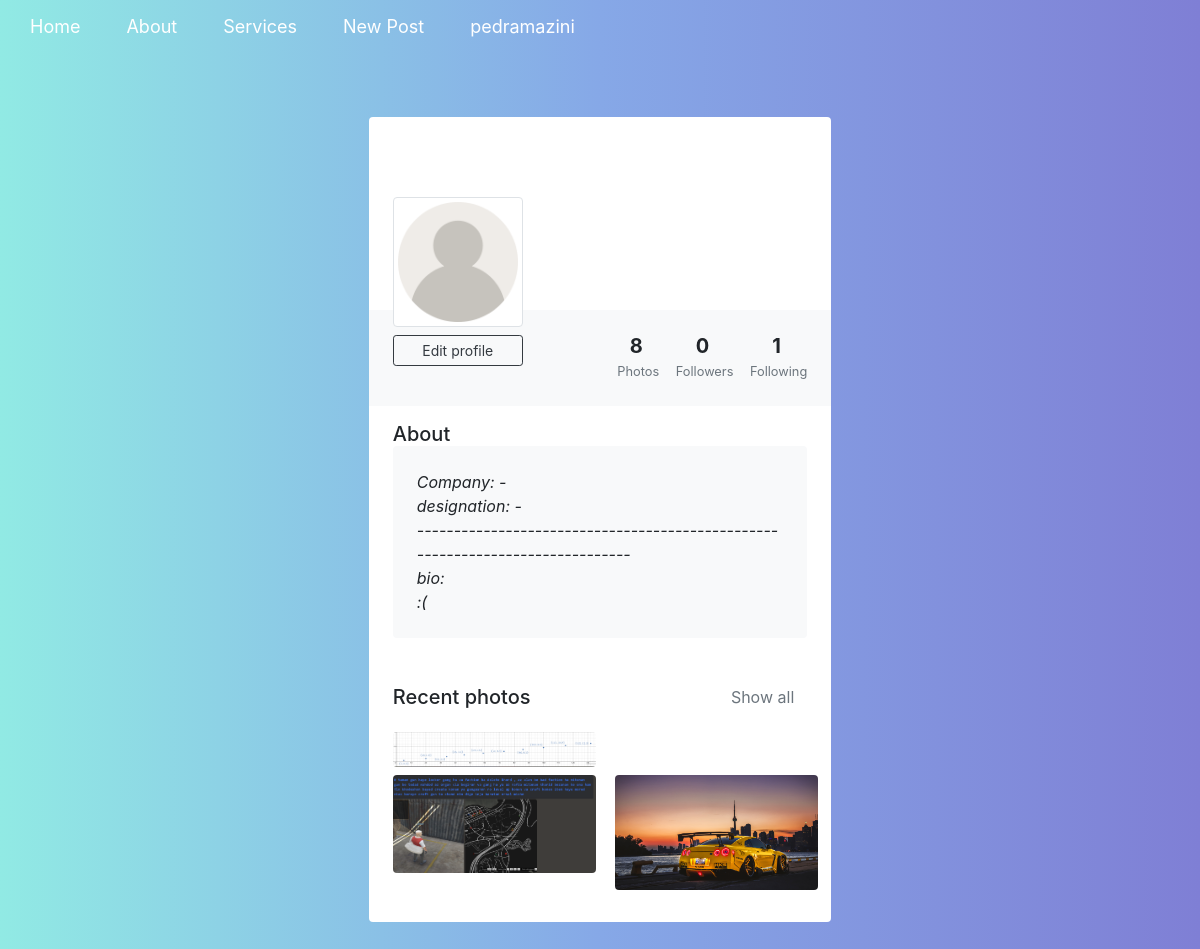
The app's page /profile/pedramazini (signed in) with its own data.
### accounts/models.py (models this page shows, shortened)
class User_profile(models.Model):
    user = models.OneToOneField(User, on_delete=models.CASCADE)
    user_img = models.ImageField(upload_to='profile_img', blank=True, null=True, default="profile_img/user_default2.png")
    user_phone_num = models.IntegerField(blank=True, null=True)
    user_company = models.CharField(max_length=100, default="", blank=True, null=True)
    user_designation = models.CharField(max_length=100, default="", blank=True, null=True)
    user_location = models.CharField(max_length=100, default="", blank=True, null=True)
    bio = models.CharField(max_length=100, default="", blank=True, null=True)
    born = models.DateField(blank=True, null=True)
    following = models.ManyToManyField("self", blank=True, related_name="followers", symmetrical=False)

### post/models.py (models this page shows, shortened)
class Post(models.Model):
    post_img = models.ImageField(upload_to='post_img', default='post_img/post_default.png')
    tags =  models.TextField(blank=True, null=True)
    title = models.CharField(max_length=255, default='')
    body = models.TextField()
    user = models.ForeignKey(User, on_delete=models.CASCADE)
    date = models.DateTimeField(auto_now_add=True)
    like = models.ManyToManyField(User, blank=True, related_name="likes", symmetrical=False)

### accounts/views.py (the view)
# urls.py: path('profile/<str:username>', views.profile_detail, name='profile_detail'),
def profile_detail(request, username):
    user = get_object_or_404(User_profile, user__username = username)
    post = User.objects.get(username = username).post_set.filter().order_by('-id')[:4][::-1]
    return render(request, 'accounts/profile_far_view.html', {'profile' : user , 'post' : post})

### accounts/templates/accounts/profile_far_view.html (shortened to what this page needs)
{% extends 'base.html' %}
{% load static %}
{% block style %}
{% static 'Profile\css\profile_far_viee.css' %}
{% endblock style %}
{% block head %}
<link href="https://maxcdn.bootstrapcdn.com/bootstrap/4.0.0/css/bootstrap.min.css" rel="stylesheet">
{% endblock head %}
{% block body %}
<body classname="snippet-body">
    <div class="row py-5 px-4">
        <div class="col-md-5 mx-auto">
            <div class="bg-white shadow rounded overflow-hidden">
                <div class="px-4 pt-0 pb-4 cover">
                    <div class="media align-items-end profile-head">
                        <div class="profile mr-3"><img src="{{ profile.user.user_profile.user_img.url }}" alt="..."
                                width="130" class="rounded mb-2 img-thumbnail">
                            {% if request.user.username %}
                            {% if request.user.username == profile.user.username %}
                            <a href="#" class="btn btn-outline-dark btn-sm btn-block">Edit profile</a>
                        </div>
                {% endif %}
                {% else %}
                <a href="{% url 'enter_acc' %}" class="btn btn-outline-dark btn-sm btn-block">Follow</a>
            </div>
            {% endif %}
            <div class="media-body mb-5 text-white">
                <h4 class="mt-0 mb-0">{{ profile.user.username }}</h4>
                <p class="small mb-4"> {{ profile.user.first_name}} {{profile.user.last_name}}</p>
                <p class="small mb-4"> {{profile.user.user_profile.user_location}}</p>
            </div>
        </div>
    </div>
    <div class="bg-light p-4 d-flex justify-content-end text-center">
        <ul class="list-inline mb-0">
            <li class="list-inline-item">
                <h5 class="font-weight-bold mb-0 d-block">{{ profile.user.post_set.count }}</h5><small
                    class="text-muted"> Photos</small>
            </li>
            <li class="list-inline-item">
                <h5 class="font-weight-bold mb-0 d-block">{{ profile.following.count }}</h5><small class="text-muted">
                    Followers</small>
            </li>
            <li class="list-inline-item">
                <h5 class="font-weight-bold mb-0 d-block">{{ profile.followers.count }}</h5><small class="text-muted">
                    Following</small>
            </li>
        </ul>
    </div>
    <div class="px-4 py-3">
        <h5 class="mb-0">About</h5>
        <div class="p-4 rounded shadow-sm bg-light">
            <p class="font-italic mb-0">Company: {{ profile.user.user_profile.user_company}}</p>
            <p class="font-italic mb-0">designation: {{ profile.user.user_profile.user_designation}}</p>
            <p class="font-italic mb-0">------------------------------------------------------------------------------
            </p>
            <p class="font-italic mb-0">bio:</p>
            <p class="font-italic mb-0">{{ profile.user.user_profile.bio}}</p>
        </div>
    </div>
    <div class="py-4 px-4">
        <div class="d-flex align-items-center justify-content-between mb-3">
            <h5 class="mb-0">Recent photos</h5><a href="{% url 'profile_posts' username=profile.user.username %}" class="btn btn-link text-muted">Show all</a>
        </div>
        <div class="row">
            {% for p in post %}
            <div class="col-lg-6 mb-2 pr-lg-1"><a href="{% url 'post' pk=p.id %}"><img
                        src="{{ p.post_img.url }}"
                        alt="#" class="img-fluid rounded shadow-sm"></a></div>
            {% endfor %}
        </div>
    </div>
    </div>
    </div>
    </div>
</body>
{% endblock body %}

### templates/base.html (shortened to what this page needs)
{% load static %}
<!DOCTYPE html>
<html lang="en">
    <head>
        <link rel="stylesheet" href="{% static 'nav/nav_bar.css' %}">
        {% block head %}
        {% endblock head %}
        <link rel="stylesheet" href="{% block style %} {%endblock style %}">
    </head>
    <body>
        <nav class="navbar">
            <ul class="nav-links">
                <div class="menu">
                    <li>
                        <a href="/">Home</a>
                    </li>
                    <li>
                        <a href="/">About</a>
                    </li>
                    <li class="services">
                        <a href="/">Services</a>
                    </li>
                        {% if request.user.username %}
                        <li>
                            <a href="{% url 'add_post' %}">New Post</a>
                        </li>
                        <li class="services">
                            <a href="/">{{request.user.username}}</a>
                        </li>
                        {% endif %}
                </div>
            </ul>
        </nav>
        {% block body %}
        {% endblock body %}
    </body>
</html>

### static/nav/nav_bar.css (style rules this page uses)
* { margin: 0; padding: 0; box-sizing: content-box; }
body { font-family: cursive; }
a { text-decoration: none; }
li { list-style: none; }
.navbar { display: flex; align-items: center; justify-content: space-between; padding: 20px; color: #fff; position: relative; }
.nav-links a { color: #fff; }
.menu { display: flex; gap: 1em; font-size: 18px; }
.menu li { padding: 5px 14px; }
.services { position: relative; }

### static/Profile/css/profile_far_viee.css (style rules this page uses)
.profile-head { transform: translateY(5rem) }
.cover { background-image: url(https://img.freepik.com/free-photo/starry-night-sky_1048-11828.jpg?w=2000&t=st=1683904395~exp=1683904995~hmac=9b1274e2b36afcb3ffb19e4e4c1d7a9ceb53dd4b117a5e848140e6cfcfb9c50e); background-size: cover; background-repeat: no-repeat }
body { background: #7f7fd5; background: linear-gradient(to right, #91eae4, #86a8e7, #7f7fd5); min-height: 100vh; overflow-x: hidden; }

### records on screen
User_profile: user.user_profile.user_img (placeholder picture), user.post_set.count "8", following.count "0", followers.count "1", user.user_profile.user_company "-", user.user_profile.user_designation "-", user.user_profile.bio ":("
Post: post_img (picture)
Post: post_img (placeholder picture)
Post: post_img (picture)
Post: post_img (picture)

### other values on screen
{{ request.user.username }} "pedramazini"
